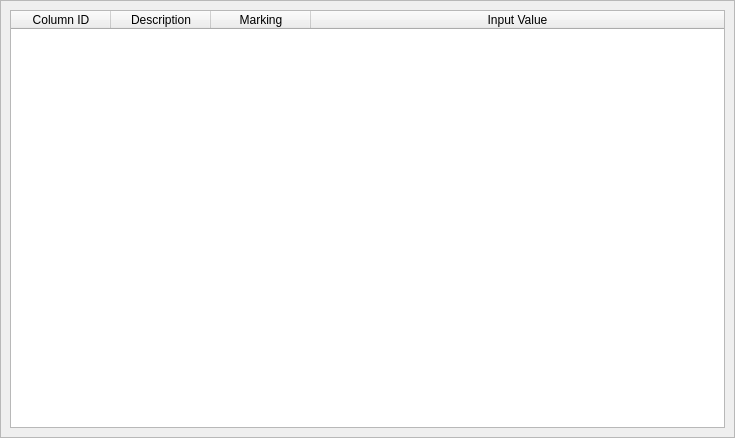
<?xml version="1.0" encoding="UTF-8"?>
<ui version="4.0">
 <class>Form</class>
 <widget class="QWidget" name="Form">
  <property name="geometry">
   <rect>
    <x>0</x>
    <y>0</y>
    <width>735</width>
    <height>438</height>
   </rect>
  </property>
  <property name="windowTitle">
   <string>Form</string>
  </property>
  <layout class="QGridLayout" name="gridLayout">
   <property name="leftMargin">
    <number>0</number>
   </property>
   <property name="topMargin">
    <number>0</number>
   </property>
   <property name="rightMargin">
    <number>0</number>
   </property>
   <property name="bottomMargin">
    <number>0</number>
   </property>
   <item row="0" column="0">
    <widget class="QFrame" name="frame">
     <property name="frameShape">
      <enum>QFrame::StyledPanel</enum>
     </property>
     <property name="frameShadow">
      <enum>QFrame::Raised</enum>
     </property>
     <layout class="QGridLayout" name="gridLayout_2">
      <item row="0" column="0">
       <widget class="QTableWidget" name="tw_dataInfo">
        <property name="contextMenuPolicy">
         <enum>Qt::CustomContextMenu</enum>
        </property>
        <property name="editTriggers">
         <set>QAbstractItemView::NoEditTriggers</set>
        </property>
        <property name="selectionBehavior">
         <enum>QAbstractItemView::SelectRows</enum>
        </property>
        <attribute name="horizontalHeaderHighlightSections">
         <bool>false</bool>
        </attribute>
        <attribute name="horizontalHeaderStretchLastSection">
         <bool>true</bool>
        </attribute>
        <column>
         <property name="text">
          <string>Column ID</string>
         </property>
        </column>
        <column>
         <property name="text">
          <string>Description</string>
         </property>
        </column>
        <column>
         <property name="text">
          <string>Marking</string>
         </property>
        </column>
        <column>
         <property name="text">
          <string>Input Value</string>
         </property>
        </column>
       </widget>
      </item>
     </layout>
    </widget>
   </item>
  </layout>
 </widget>
 <resources/>
 <connections/>
</ui>
